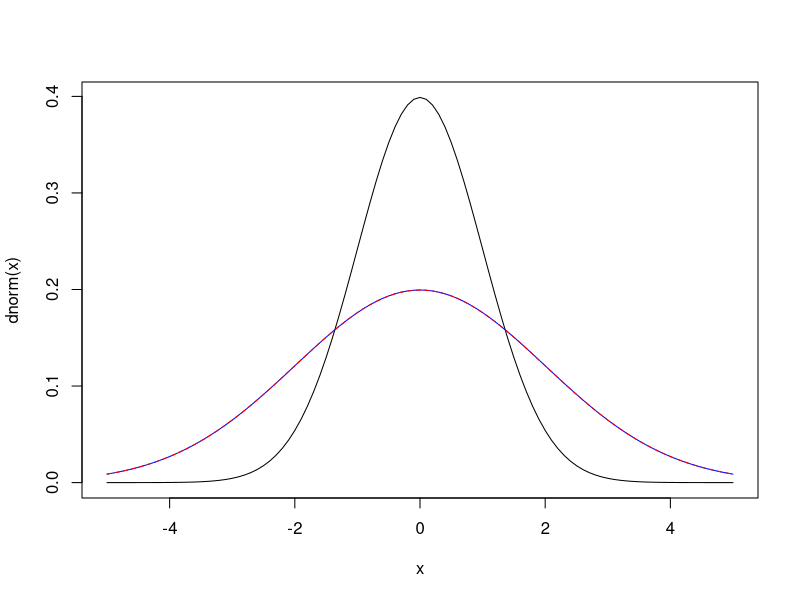

Source code (R):
curve(
  dnorm,
  from = -5, 
  to = 5
)

q_w <- function(x) {
  dnorm(x) ^ 0.25
}

res <- integrate(q_w, lower = -15, upper = 15)

f_w <- function(x) {
  (dnorm(x) ^ 0.25) / res$value
}

curve(
  f_w,
  from = -5, 
  to = 5,
  col = "blue",
  add = T
)

wide_f <- function(x) {
  dnorm(x, sd = sqrt(1 / 0.25))
}

curve(
  wide_f,
  from = -5, 
  to = 5,
  col = "red",
  lty = "dashed",
  add = T
)


